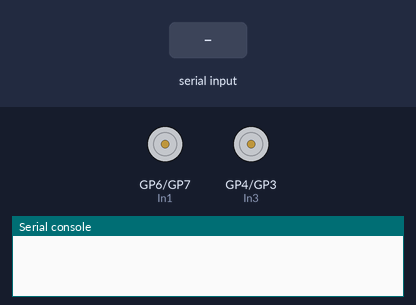
The program below on a simulated Raspberry Pi Pico running MicroPython. Shown: motor-driver pin pairs drawn as motors (green arrow = first pin HIGH = forward, orange = second pin HIGH = backward, longer = more drive, scaled by the enable pin), the last lines printed to the serial console. The inputs (shaded band) are chosen by the test bench.

Above: at 1.2 s.
1.3 s: "forward" received over the second serial link
At 2.0 s:
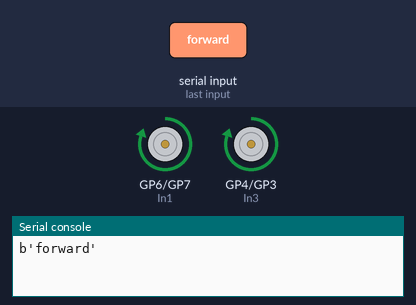
2.8 s: "backward" received over the second serial link
At 3.1 s:
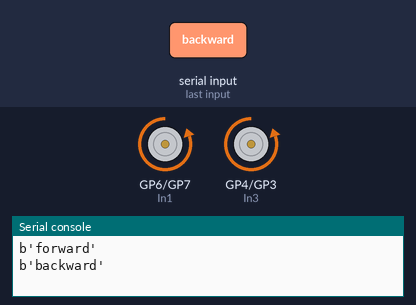
4.3 s: "right" received over the second serial link
At 5.5 s:
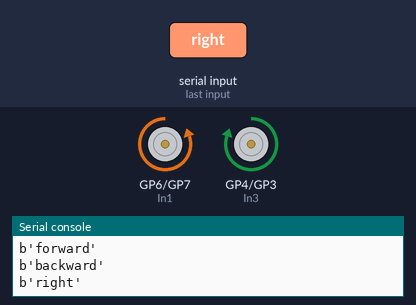
5.8 s: "left" received over the second serial link
At 6.6 s:
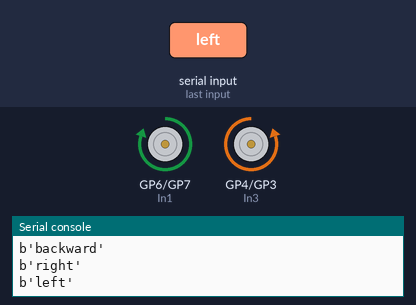
Timing chart, 0 to 8.3 s (numbered marks = the images above; inputs shaded):
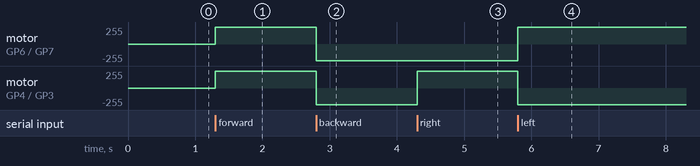

Measured:
- after the input at 1.3 s, motor on GP6 (In1) / GP7 (In2), motor on GP4 (In3) / GP3 (In4): stopped → forward 253/255 at once
- after the input at 2.8 s, motor on GP6 (In1) / GP7 (In2), motor on GP4 (In3) / GP3 (In4): forward 253/255 → backward 253/255 at once
- after the input at 4.3 s, motor on GP4 (In3) / GP3 (In4): backward 253/255 → forward 253/255 at once
- after the input at 5.8 s, motor on GP6 (In1) / GP7 (In2): backward 253/255 → forward 253/255 at once; motor on GP4 (In3) / GP3 (In4): forward 253/255 → backward 253/255 at once

The program:

main.py
```python
from machine import Pin,PWM,UART #importing PIN and PWM
import time #importing time

#Defining UART channel and Baud Rate
uart= UART(0,9600)

#OUT1  and OUT2
In1=Pin(6,Pin.OUT)  #IN1`
In2=Pin(7,Pin.OUT)  #IN2


#OUT3  and OUT4
In3=Pin(4,Pin.OUT)  #IN3
In4=Pin(3,Pin.OUT)  #IN4


EN_A=PWM(Pin(8))
EN_B=PWM(Pin(2))
# Defining frequency for enable pins
EN_A.freq(1500)
EN_B.freq(1500)

# Setting maximum duty cycle for maximum speed (0 to 65025)
EN_A.duty_u16(65025)
EN_B.duty_u16(65025)

# Left
def turn_left():
    In1.high()
    In2.low()
    In3.low()
    In4.high()

# Right
def turn_right():
    In1.low()
    In2.high()
    In3.high()
    In4.low()

# Backward
def move_backward():
    In1.low()
    In2.high()
    In3.low()
    In4.high()

# Forward
def move_forward():
    In1.high()
    In2.low()
    In3.high()
    In4.low()

# Stop
def stop():
    In1.low()
    In2.low()
    In3.low()
    In4.low()

while True:
    if uart.any(): #Checking if data available
        data=uart.read() #Getting data
        data=str(data) #Converting bytes to str type
        print(data)
        if('forward' in data):
            move_forward() #Forward
        elif('backward' in data):
            move_backward() #Backward
        elif('right' in data):
            turn_right() #Turn Right
        elif('left' in data):
            turn_left() #Turn Left
        elif('stop' in data):
            stop() #Stop
        elif('E' in data):
            speed=data.split("|")
            print(speed[1])
            set_speed = float(speed[1])/100 * 65025
            EN_A.duty_u16(int(set_speed)) #Setting Duty Cycle
            EN_B.duty_u16(int(set_speed)) #Setting Duty Cycle
        else:
            stop() #Stop
    
```
